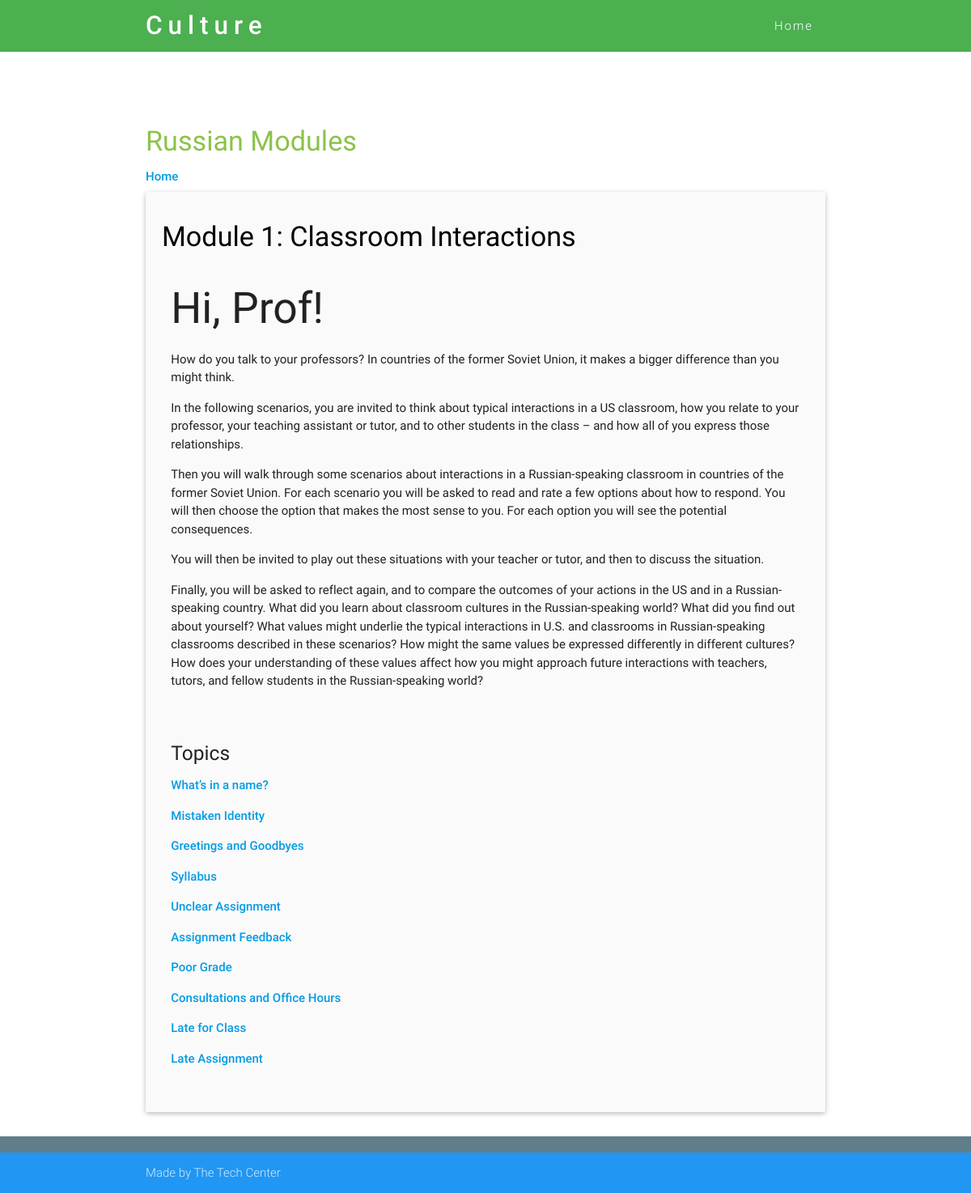
The page /mod/R/ on the database its author committed.
### culture_content/models.py (models this page shows, shortened)
@python_2_unicode_compatible
class Module(models.Model):
    name = models.CharField(max_length=150, blank=False)
    module_number = models.IntegerField(blank=False)
    introduction = models.TextField (verbose_name="Module Introduction", blank=True)
    objectives = models.ForeignKey('LearningObjectives', on_delete=models.CASCADE, blank=True, null=True)
    topics = models.ManyToManyField('Topic')
    language = models.CharField (max_length=1, choices=lang_choices, blank=False)

@python_2_unicode_compatible
class Topic(models.Model):
    name = models.CharField(max_length=150, blank=False)
    objectives = models.ForeignKey ('LearningObjectives', on_delete=models.CASCADE, blank=True, null=True)
    activation = models.TextField (verbose_name='Schema Activation', blank=True)
    new_information = models.TextField (blank=True)
    reflection = models.TextField(verbose_name='Reflection Task', blank=True)
    roleplay = models.TextField(verbose_name='Roleplay Task', blank=True)
    extension = models.TextField(verbose_name='Extension Task', blank=True)
    scenarios = models.ManyToManyField('Scenario')
    language = models.CharField (max_length=1, choices=lang_choices, blank=False)
    def __str__(self):
        return self.name

### culture_content/views.py (the view)
# urls.py: path('mod/<str:lang>/', get_modules, name='modules'),
def get_modules(request, lang):
    modules = Module.objects.filter(language= lang)
    return render(request, 'culture_content/modules.html', {'modules': modules})

### templates/culture_content/modules.html (shortened to what this page needs)
{% extends 'base.html' %}
{% load staticfiles %}
{% load static %}
{% block content %}
    <div class="section scrollspy">
    <div class="container">
        <br>
        <br>
     {% if  '/A/' in request.path   %}
        <h4 class="header light-green-text">Arabic Modules </h4><strong><a href="{% url 'home' %}">Home</a></strong>
    {% elif '/C/' in request.path %}
        <h4 class="header light-green-text">Chinese Modules</h4><strong><a href="{% url 'home' %}">Home</a></strong>
    {% elif '/R/' in request.path %}
        <h4 class="header light-green-text">Russian Modules</h4><strong><a href="{% url 'home' %}">Home</a></strong>
    {% endif %}
        <div class="col s12 m8 offset-m2 l6 offset-l3">
            {% for obj in modules %}
            <div class="card-panel grey lighten-5 z-depth-1">
                <div class="row valign-wrapper">
                <div class="col s12">
                <span class="black-text">
                    <h4>{{ obj.name }}</h4>
                </span>
                        <div class="col s12">
                            <p>{{ obj.introduction|safe }}</p>
                        </div>
                        <div class="col s12">
                            <h5>Topics</h5>
                            {% for top in obj.topics.all %}
                                <ul>
                                    <li><strong><a href="{% url 'home' %}top/{{ top.pk }}">{{ top }}</a></strong></li>
                                </ul>
                            {% endfor %}
                        </div>
                        </div>
                    </div>
            </div>
            {% endfor %}
        </div>
    </div>
</div>
{% endblock %}

### templates/base.html (shortened to what this page needs)
{% load staticfiles %}
{% load static %}
{% load i18n %}
<!DOCTYPE html>
<html>
<head>
    <link href="{% static '/assets/min/custom-min.css' %}" type="text/css" rel="stylesheet" >
    <link href="{% static '/assets/css/materialize.min.css' %}" type="text/css" rel="stylesheet" >
    <link href="{% static '/assets/css/nouislider.css' %}" type="text/css" rel="stylesheet" >
    <link href="{% static '/assets/css/rangeslider.css' %}" type="text/css" rel="stylesheet" >
</head>
<body id="top" class="scrollspy">
 <div class="navbar-fixed">
    <nav id="nav_f" class="green" role="navigation">
        <div class="container">
            <div class="nav-wrapper">
            <a href="#" id="logo-container" class="brand-logo"><strong>Culture</strong></a>
                <ul class="right hide-on-med-and-down">
                    <li><a href="{% url 'home' %}">Home</a></li>
                </ul>
            </div>
        </div>
    </nav>
</div>
{% block content %}
{% endblock %}
<footer id="contact" class="page-footer blue-grey scrollspy">
    <div class="footer-copyright blue">
        <div class="container">
            Made by The Tech Center
        </div>
    </div>
</footer>
    </body>
</html>

### static/assets/min/custom-min.css (style rules this page uses)
#nav_f { box-shadow:none !important;-webkit-box-shadow:none !important }
.brand-logo { position:absolute;color:#fff;display:inline-block;font-size:2.1rem;font-style:normal;font-weight:100;padding:0;letter-spacing:7px }
nav ul a { font-size:1.2rem;color:#FFF;letter-spacing:2px;display:block;font-weight:300;padding:0px 15px }
footer.page-footer { margin-top:0px !important }

### rows shown on the page
Module: name "Module 1: Classroom Interactions", introduction "Hi, Prof! How do you talk to your professors? In countries of the former Soviet Union, it makes a bigger difference than you might think. In the following scenarios, you are invited to think about typical interactions in a US classroom, how you relate to your professor, your teaching assistant or tutor, and to other students in the class – and how all of you express those relationships. Then you will walk through some scenarios about interactions in a Russian-speaking classroom in countries of the former Soviet Union. For each scenario you will be asked to read and rate a few options about how to respond. You will then choose the option that makes the most sense to you. For each option you…"
Topic: name "What’s in a name?"
Topic: name "Mistaken Identity"
Topic: name "Greetings and Goodbyes"
Topic: name "Syllabus"
Topic: name "Unclear Assignment"
Topic: name "Assignment Feedback"
Topic: name "Poor Grade"
Topic: name "Consultations and Office Hours"
Topic: name "Late for Class"
Topic: name "Late Assignment"
